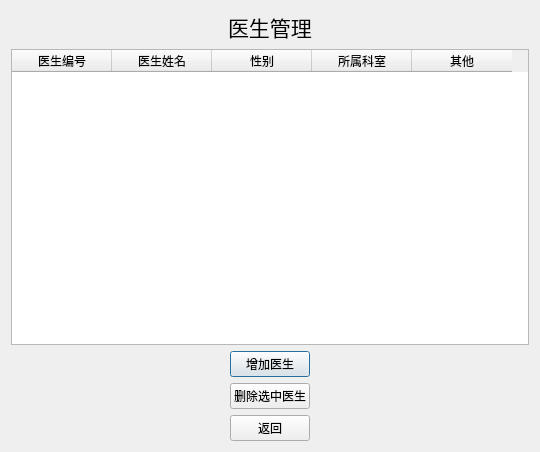
<?xml version="1.0" encoding="UTF-8"?>
<ui version="4.0">
 <class>Dialog</class>
 <widget class="QDialog" name="Dialog">
  <property name="geometry">
   <rect>
    <x>0</x>
    <y>0</y>
    <width>540</width>
    <height>452</height>
   </rect>
  </property>
  <property name="windowTitle">
   <string>医生管理</string>
  </property>
  <property name="styleSheet">
   <string notr="true">background-image: url(:/back.jpg);</string>
  </property>
  <layout class="QGridLayout" name="gridLayout">
   <item row="0" column="0" alignment="Qt::AlignHCenter">
    <widget class="QLabel" name="label">
     <property name="font">
      <font>
       <family>微软雅黑</family>
       <pointsize>16</pointsize>
      </font>
     </property>
     <property name="text">
      <string>医生管理</string>
     </property>
    </widget>
   </item>
   <item row="1" column="0">
    <widget class="QTableWidget" name="tableWidget">
     <column>
      <property name="text">
       <string>医生编号</string>
      </property>
     </column>
     <column>
      <property name="text">
       <string>医生姓名</string>
      </property>
     </column>
     <column>
      <property name="text">
       <string>性别</string>
      </property>
     </column>
     <column>
      <property name="text">
       <string>所属科室</string>
      </property>
     </column>
     <column>
      <property name="text">
       <string>其他</string>
      </property>
     </column>
    </widget>
   </item>
   <item row="2" column="0" alignment="Qt::AlignHCenter">
    <widget class="QPushButton" name="addButton">
     <property name="text">
      <string>增加医生</string>
     </property>
    </widget>
   </item>
   <item row="3" column="0" alignment="Qt::AlignHCenter">
    <widget class="QPushButton" name="deleteButton">
     <property name="text">
      <string>删除选中医生</string>
     </property>
    </widget>
   </item>
   <item row="4" column="0" alignment="Qt::AlignHCenter">
    <widget class="QPushButton" name="returnButton">
     <property name="text">
      <string>返回</string>
     </property>
    </widget>
   </item>
  </layout>
 </widget>
 <resources>
  <include location="background_image.qrc"/>
 </resources>
 <connections/>
</ui>
